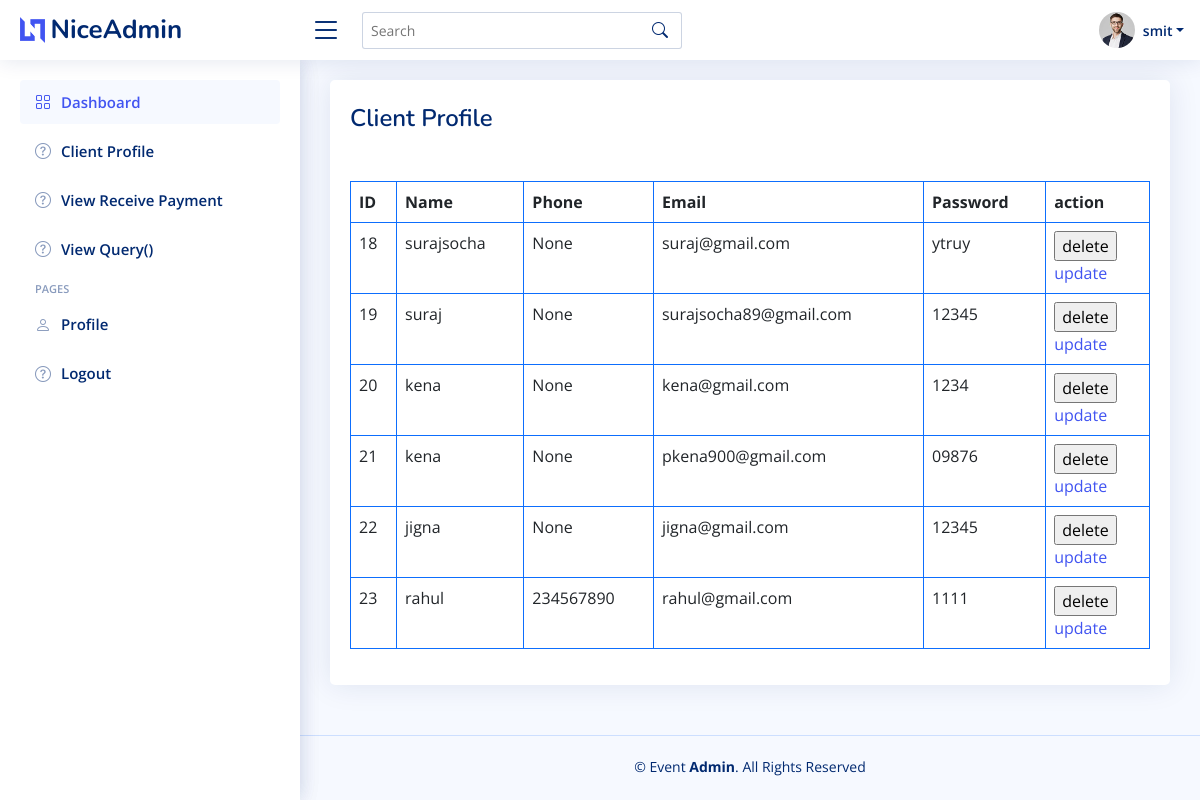
The page /client-profile/ (signed in) on the database its author committed.
### appeventor/models.py (models this page shows, shortened)
class adminuser(models.Model):
    name=models.CharField(max_length=20)
    is_read = models.BooleanField(default=False)
    username=models.EmailField()
    password=models.CharField(max_length=16)
    suggestion=models.TextField(null=True)

class datadesire(models.Model):
    name=models.CharField(max_length=20)
    email=models.EmailField()
    phone=models.CharField(max_length=15,null=True)
    password=models.CharField(max_length=16)

### appeventor/views.py (the view)
# urls.py: path("client-profile/",views.client_profile,name="client-profile"),
def client_profile(request):
    data=request.session.get('id')
    user=adminuser.objects.get(id=data)
    data=datadesire.objects.all()
    return render(request,"admin/client-profile.html",{'user':user,'show':data})

### appeventor/templates/admin/client-profile.html (shortened to what this page needs)
<!DOCTYPE html>
<html lang="en">
<head>
  <link href="../static/assets2/vendor/bootstrap/css/bootstrap.min.css" rel="stylesheet">
  <link href="../static/assets2/vendor/bootstrap-icons/bootstrap-icons.css" rel="stylesheet">
  <link href="../static/assets2/vendor/boxicons/css/boxicons.min.css" rel="stylesheet">
  <link href="../static/assets2/vendor/quill/quill.snow.css" rel="stylesheet">
  <link href="../static/assets2/vendor/quill/quill.bubble.css" rel="stylesheet">
  <link href="../static/assets2/vendor/remixicon/remixicon.css" rel="stylesheet">
  <link href="../static/assets2/vendor/simple-datatables/style.css" rel="stylesheet">
  <link href="../static/assets2/css/style.css" rel="stylesheet">
</head>
<body>
  <header id="header" class="header fixed-top d-flex align-items-center">
    <div class="d-flex align-items-center justify-content-between">
      <a href="{% url 'adminhome'%}" class="logo d-flex align-items-center">
        <img src="../static/assets2/img/logo.png" alt="">
        <span class="d-none d-lg-block">NiceAdmin</span>
      </a>
      <i class="bi bi-list toggle-sidebar-btn"></i>
    </div>
    <div class="search-bar">
      <form class="search-form d-flex align-items-center" method="POST" action="#">
        <input type="text" name="query" placeholder="Search" title="Enter search keyword">
        <button type="submit" title="Search"><i class="bi bi-search"></i></button>
      </form>
    </div>
    <nav class="header-nav ms-auto">
      <ul class="d-flex align-items-center">
        <li class="nav-item dropdown pe-3">
          <a class="nav-link nav-profile d-flex align-items-center pe-0" href="#" data-bs-toggle="dropdown">
            <img src="../static/assets2/img/profile-img.jpg" alt="Profile" class="rounded-circle">
            <span class="d-none d-md-block dropdown-toggle ps-2">{{user.name}}</span>
          </a>
        </li>
      </ul>
    </nav>
  </header>
  <aside id="sidebar" class="sidebar">
    <ul class="sidebar-nav" id="sidebar-nav">
      <li class="nav-item">
        <a class="nav-link " href="{% url 'adminhome'%}">
          <span>Dashboard</span>
        </a>
      </li>
      <li class="nav-item">
        <a class="nav-link collapsed" href="{% url 'client-profile'%}">
          <span>Client Profile</span>
        </a>
      </li>
      <li class="nav-item">
        <a class="nav-link collapsed" href="{% url 'view-receive-payment'%}">
          <span>View Receive Payment</span>
        </a>
      </li>
      <li class="nav-item">
        <a class="nav-link collapsed" href="{% url 'view-suggestions'%}">
          <span>View suggestions</span>
        </a>
      </li>
      <li class="nav-heading">Pages</li>
      <li class="nav-heading">Pages</li>
      <li class="nav-item">
        <a class="nav-link collapsed" href="{% url 'users-profile'%}">
          <span>Profile</span>
        </a>
      </li>
      <li class="nav-item">
        <a class="nav-link collapsed" href="{% url 'admin_logout'%}">
          <span>Logout</span>
        </a>
      </li>
    </ul>
  </aside>
  <aside id="sidebar" class="sidebar">
    <ul class="sidebar-nav" id="sidebar-nav">
      <li class="nav-item">
        <a class="nav-link " href="{% url 'view-receive-payment'%}">
          <i class="bi bi-grid"></i>
          <span>Dashboard</span>
        </a>
      </li>
      <li class="nav-item">
        <a class="nav-link collapsed" href="{% url 'client-profile'%}">
          <i class="bi bi-question-circle"></i>
          <span>Client Profile</span>
        </a>
      </li>
      <li class="nav-item">
        <a class="nav-link collapsed" href="{% url 'view-receive-payment'%}">
          <i class="bi bi-question-circle"></i>
          <span>View Receive Payment</span>
        </a>
      </li>
      <li class="nav-item">
        <a class="nav-link collapsed" id="notification-link" href="{% url 'view-suggestions'%}">
          <i class="bi bi-question-circle"></i>
          <span>View Query(<span id="notification-count">0</span>)</span>
        </a>
      </li>
      <li class="nav-heading">Pages</li>
      <li class="nav-item">
        <a class="nav-link collapsed" href="{% url 'users-profile'%}">
          <i class="bi bi-person"></i>
          <span>Profile</span>
        </a>
      </li>
      <li class="nav-item">
        <a class="nav-link collapsed" href="{% url 'admin_logout'%}">
          <i class="bi bi-question-circle"></i>
          <span>Logout</span>
        </a>
      </li>
    </ul>
  </aside>
  <main id="main" class="main">
  <div class="card">
      <div class="card-body">
            <div class="pagetitle mt-4">
                  <h1>Client Profile</h1>
                </div>
                <table class="table table-bordered border-primary mt-5">
                  <thead>
                    <tr>
                      <th>ID</th>
                        <th>Name</th>
                        <th>Phone</th>
                        <th>Email</th>
                        <th>Password</th>
                        <th>action</th>
                    </tr>
                  </thead>
                  <tbody>
                    {%for i in show%}
                    <tr>
                         <td>{{i.id}}</td>
                         <td>{{i.name}}</td>
                         <td>{{i.phone}}</td>
                         <td>{{i.email}}</td>
                         <td>{{i.password}}</td>
                         <td>
                             <form method="POST" action="{% url 'delete' i.id %}">
                              <input type="submit" value="delete">
                             </form>
                             <a href="{% url 'update' i.id %}">update</a>
                         </td>
                    </tr>
                    {% endfor %}
                  </tbody>
      </table>
</div>
</div>
</main>
<footer id="footer" class="footer">
  <div class="copyright">
    &copy; Event <strong><span>Admin</span></strong>. All Rights Reserved
  </div>
  <div class="credits">
  </div>
</footer>
</body>
</html>

### static/assets2/css/style.css (style rules this page uses)
:root { scroll-behavior: smooth; }
body { font-family: "Open Sans", sans-serif; background: #f6f9ff; color: #444444; }
a { color: #4154f1; text-decoration: none; }
h1, h2, h3, h4, h5, h6 { font-family: "Nunito", sans-serif; }
#main { margin-top: 60px; padding: 20px 30px; transition: all 0.3s; }
.pagetitle { margin-bottom: 10px; }
.pagetitle h1 { font-size: 24px; margin-bottom: 0; font-weight: 600; color: #012970; }
.card { margin-bottom: 30px; border: none; border-radius: 5px; box-shadow: 0px 0 30px rgba(1, 41, 112, 0.1); }
.card-body { padding: 0 20px 20px 20px; }
.logo { line-height: 1; }
@media (min-width: 1200px) { .logo { width: 280px; } }
.logo img { max-height: 26px; margin-right: 6px; }
.logo span { font-size: 26px; font-weight: 700; color: #012970; font-family: "Nunito", sans-serif; }
.header { transition: all 0.5s; z-index: 997; height: 60px; box-shadow: 0px 2px 20px rgba(1, 41, 112, 0.1); background-color: #fff; padding-left: 20px; }
.header .toggle-sidebar-btn { font-size: 32px; padding-left: 10px; cursor: pointer; color: #012970; }
.header .search-bar { min-width: 360px; padding: 0 20px; }
.header .search-form { width: 100%; }
.header .search-form input { border: 0; font-size: 14px; color: #012970; border: 1px solid rgba(1, 41, 112, 0.2); padding: 7px 38px 7px 8px; border-radius: 3px; transition: 0.3s; width: 100%; }
.header .search-form button { border: 0; padding: 0; margin-left: -30px; background: none; }
.header .search-form button i { color: #012970; }
.header-nav ul { list-style: none; }
.header-nav>ul { margin: 0; padding: 0; }
.header-nav .nav-profile { color: #012970; }
.header-nav .nav-profile img { max-height: 36px; }
.header-nav .nav-profile span { font-size: 14px; font-weight: 600; }
.sidebar { position: fixed; top: 60px; left: 0; bottom: 0; width: 300px; z-index: 996; transition: all 0.3s; padding: 20px; overflow-y: auto; scrollbar-width: thin; scrollbar-color: #aab7cf transparent; box-shadow: 0px 0px 20px rgba(1, 41, 112, 0.1); background-color: #fff; }
@media (min-width: 1200px) { #main, #footer { margin-left: 300px; } }
.sidebar-nav { padding: 0; margin: 0; list-style: none; }
.sidebar-nav li { padding: 0; margin: 0; list-style: none; }
.sidebar-nav .nav-item { margin-bottom: 5px; }
.sidebar-nav .nav-heading { font-size: 11px; text-transform: uppercase; color: #899bbd; font-weight: 600; margin: 10px 0 5px 15px; }
.sidebar-nav .nav-link { display: flex; align-items: center; font-size: 15px; font-weight: 600; color: #4154f1; transition: 0.3; background: #f6f9ff; padding: 10px 15px; border-radius: 4px; }
.sidebar-nav .nav-link i { font-size: 16px; margin-right: 10px; color: #4154f1; }
.sidebar-nav .nav-link.collapsed { color: #012970; background: #fff; }
.sidebar-nav .nav-link.collapsed i { color: #899bbd; }
.footer { padding: 20px 0; font-size: 14px; transition: all 0.3s; border-top: 1px solid #cddfff; }
.footer .copyright { text-align: center; color: #012970; }
.footer .credits { padding-top: 5px; text-align: center; font-size: 13px; color: #012970; }

### rows shown on the page
adminuser: name "smit"
datadesire: id "18", name "surajsocha", phone "None", email "suraj@gmail.com", password "ytruy"
datadesire: id "19", name "suraj", phone "None", email "surajsocha89@gmail.com", password "12345"
datadesire: id "20", name "kena", phone "None", email "kena@gmail.com", password "1234"
datadesire: id "21", name "kena", phone "None", email "pkena900@gmail.com", password "09876"
datadesire: id "22", name "jigna", phone "None", email "jigna@gmail.com", password "12345"
datadesire: id "23", name "rahul", phone "234567890", email "rahul@gmail.com", password "1111"
